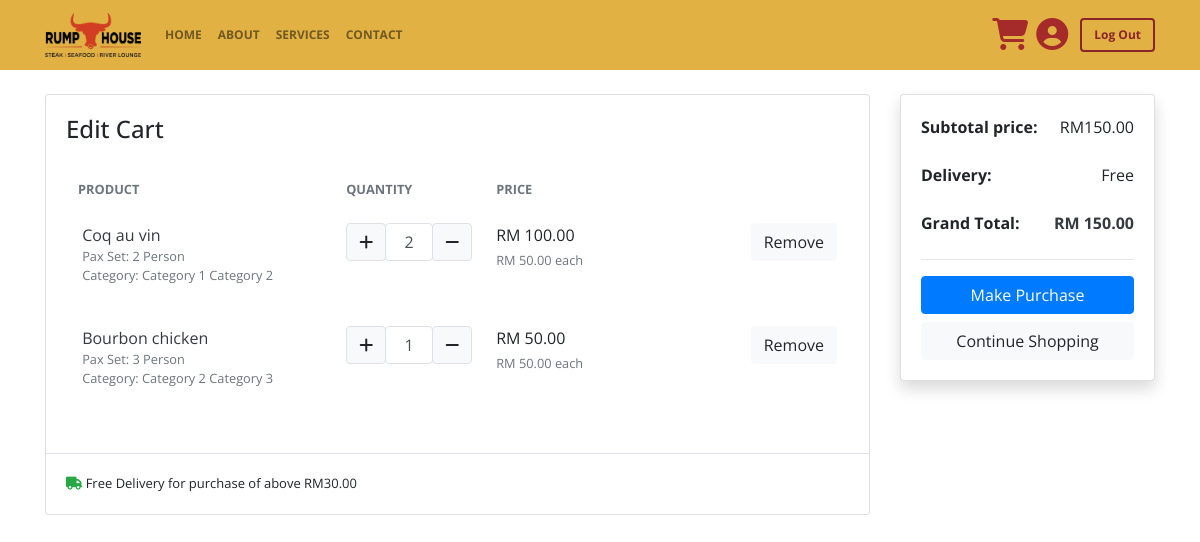
The app's page /cart/ (signed in) with its own data.
### foodstore/models.py (models this page shows, shortened)
class OrderItem(models.Model):
    product = models.ForeignKey(Product, on_delete=models.CASCADE, blank=True, null=True)
    order = models.ForeignKey(Order, on_delete=models.CASCADE, blank=True, null=True)
    quantity = models.IntegerField(default=0, null=True, blank=True)
    date_added = models.DateTimeField(default=timezone.now)
    @property
    def get_total(self):
        return self.product.price * self.quantity

class Product(models.Model):
    name = models.CharField(max_length=200)
    price = models.DecimalField(max_digits=100, decimal_places=2)
    pax = models.IntegerField()
    description = models.TextField(max_length=500)
    category = models.ManyToManyField(Category, blank=True)
    image = models.ImageField(default='product_placeholder.png', null=True, blank=True, upload_to='product_images')
    objects = ProductManager()
    @property
    def imageURL(self):
        from django.conf import settings
        from .utils import create_presigned_url
        try:
            url = self.image.url
            tmpkey = url.split('/')[3:]
            tmpkey[-1] = tmpkey[-1].split('?')[0]
            tmpkey = '/'.join(tmpkey)
            url = create_presigned_url(settings.AWS_STORAGE_BUCKET_NAME + '-resized', tmpkey, )
        except:
            url = ''
        return url

class Category(models.Model):
    group = models.CharField(max_length=100, null=True)
    class Meta:
        ordering = ['group']
        verbose_name = 'Category'
        verbose_name_plural = 'Categories'
    def __str__(self):
        return self.group

### foodstore/views.py (the view)
# urls.py: path('cart/', views.CartView.as_view(), name='store-cart'),
class CartView(LoginRequiredMixin, ListView):
    template_name = 'foodstore/cart.html'
    model = Order
    def get_context_data(self, **kwargs):
        context = super(CartView, self).get_context_data(**kwargs)
        customer, order = get_customer_and_order(self.request)
        order.clear_voucher()
        order.save()
        context['title'] = 'Cart'
        context['cartData'] = cartData(order)
        return context

### foodstore/models.py (called while the page is built)
    @property
    def get_cart_total(self):
        orderitems = self.orderitem_set.all()
        return f'{sum([item.get_total for item in orderitems]):.2f}'

    @property
    def get_discount_amount(self):
        if self.discount_code:
            if self.discount_code.discount_unit == 'Amount Off':
                discount = self.discount_code.discount
            elif self.discount_code.discount_unit == 'Percent Off':
                discount = self.discount_code.discount/100 * float(self.get_cart_total)
            return f'{discount:.2f}'
        return f'{0:.2f}'

    @property
    def get_delivery_fees(self):
        if float(self.get_cart_total):
            if (float(self.get_cart_total)-float(self.get_discount_amount)) < 30:
                return f'{8:.2f}'
        return f'{0:.2f}'

    @property
    def get_cart_grand_total(self):
        return f'{float(self.get_cart_total) + float(self.get_delivery_fees) - float(self.get_discount_amount):.2f}'

    def clear_voucher(self):
        self.discount_code = None

### foodstore/utils.py (called while the page is built)
def get_order_context(order):
    orderAmount = order.get_cart_total
    delivery = order.get_delivery_fees
    delivery = delivery if float(delivery) > 0 else 'Free'
    discount = order.get_discount_amount
    grandTotal = order.get_cart_grand_total
    return orderAmount, delivery, discount, grandTotal

def cartData(order):
    orderitems = order.orderitem_set.all()
    orderAmount, delivery, discount, grandTotal = get_order_context(order)
    return {'items': orderitems, 'orderAmount': orderAmount, 'delivery': delivery, 'discount': discount, 'grandTotal': grandTotal}

def get_customer_and_order(request):
    customer, created = Customer.objects.get_or_create(user=request.user, email=request.user.email, firstName=request.user.first_name, lastName=request.user.last_name)
    order, created = Order.objects.get_or_create(customer=customer, complete=False)
    return customer, order

### foodstore/templates/foodstore/cart.html (shortened to what this page needs)
{% extends 'foodstore/base.html' %}
{% load static %}
{% block content %}
<div class="container mt-4">
    <div class="row">
        <aside class="col-lg-9">
            <div class="card mb-4">
                <div class="card-body">
                    {% if cartData.items %}
                        <h4 class="card-title mb-4">Edit Cart</h4>
                        <div class="table-responsive">
                            <table class="table table-borderless table-shopping-cart">
                                <thead class="text-muted">
                                    <tr class="small text-uppercase">
                                        <th scope="col">Product</th>
                                        <th scope="col" width="120">Quantity</th>
                                        <th scope="col" width="120">Price</th>
                                        <th scope="col" class="text-right d-none d-md-block" width="200"> </th>
                                    </tr>
                                </thead>
                                <tbody>
                                    {% for item in cartData.items %}
                                        <tr id="cartProduct{{ item.product.id }}">
                                            <td>
                                                <figure class="">
                                                    <figcaption class="d-inline-block">
                                                        <a href="#" class="title text-dark">{{ item.product.name }}</a>
                                                        <p class="text-muted small mb-0">
                                                            Pax Set: {{ item.product.pax }} Person
                                                            <br>
                                                            Category:
                                                            {% for group in item.product.category.all %}
                                                                {{ group }}
                                                            {% endfor %}
                                                        </p>
                                                    </figcaption>
                                                </figure>
                                            </td>
                                            <td>
                                                <div class="d-flex">
                                                    <div class="input-group-prepend">
                                                    <button class="btn btn-light border border-3 updateCart" data-action="increaseQuantity" data-product="{{ item.product.id }}" type="button"> <i class="fa fa-plus"></i> </button>
                                                    </div>
                                                    <input id="item_{{ item.product.id }}_quantity" type="number" class="form-control border border-3 text-center" value="{{ item.quantity }}" style="width:3rem;">
                                                    <div class="input-group-append">
                                                    <button class="btn btn-light border border-3 updateCart" data-action="reduceQuantity" data-product="{{ item.product.id }}" type="button"> <i class="fa fa-minus"></i> </button>
                                                    </div>
                                                </div>
                                            </td>
                                            <td>
                                                <div>
                                                    <p style="margin-bottom:0;padding-bottom:0;">RM <span id="item_{{ item.product.id }}_price">{{ item.get_total }}</span></p>
                                                    <small class="text-muted"> RM {{ item.product.price }} each </small>
                                                </div>
                                            </td>
                                            <td class="text-right d-none d-md-block">
                                            <button data-action="removeItem" data-product="{{ item.product.id }}" class="btn btn-light updateCart">Remove</button>
                                            </td>
                                        </tr>
                                    {% endfor %}
                                </tbody>
                            </table>
                        </div>
                    {% endif %}
                </div>
                <div class="card-body border-top">
                    <p class="icontext mb-0 font-small"><i class="icon text-success fa fa-truck"></i> Free Delivery for purchase of above RM30.00</p>
                </div>
            </div>
        </aside>
        <aside class="col-lg-3 mb-4">
            <div class="side-sticky">
                <div class="card shadow">
                    <div class="card-body">
                        <dl class="d-flex justify-content-between">
                            <dt>Subtotal price:</dt>
                            <dd>RM<span class="orderAmount">{{ cartData.orderAmount }}</span></dd>
                        </dl>
                        <dl class="d-flex justify-content-between">
                            <dt>Delivery:</dt>
                            <dd class="delivery">{{ cartData.delivery }}</dd>
                        </dl>
                        <dl class="d-flex justify-content-between">
                            <dt>Grand Total:</dt>
                            <dd class="text-dark b"><strong>RM <span class="grandTotal">{{ cartData.grandTotal }}</span></strong></dd>
                        </dl>
                        <hr>
                        {% if cartData.items %}
                            <a href="{% url 'store-checkout' %}" class="btn btn-primary btn-block"> Make Purchase </a>
                        {% else %}
                            <a href="{% url 'store-checkout' %}" class="btn btn-primary btn-block disabled" tabindex="-1"> Make Purchase </a>
                        {% endif %}
                        <a href="{% url 'store-home' %}" class="btn btn-light btn-block">Continue Shopping</a>
                    </div>
                </div>
            </div>
        </aside>
    </div>
</div>
{% endblock %}

### foodstore/templates/foodstore/base.html (shortened to what this page needs)
{% load static %}
<!DOCTYPE html>
<html lang="en">
<head>
    <link rel="stylesheet" href="https://cdn.jsdelivr.net/npm/bootstrap@4.5.3/dist/css/bootstrap.min.css">
    <link rel="stylesheet" href="{% static '/foodstore/main.css' %}">
</head>
<body>
    <nav class="navbar navbar-expand-lg navbar-light sticky-top bg-mustard-yellow">
        <div class="container d-flex">
            <a class="navbar-brand" href="{% url 'store-home' %}">
                <img class="logo" src="{% static '/images/colored logo.png' %}" alt="" loading="lazy">
            </a>
            <div class="collapse navbar-collapse" id="navbarResponsive">
                <ul class="navbar-nav mr-auto">
                    <li class="nav-item nav-item-font font-color-brown my-auto">
                        <a class="nav-link" href="{% url 'store-home' %}">HOME</a>
                    </li>
                    <li class="nav-item nav-item-font font-color-brown my-auto">
                        <a class="nav-link" href="#">ABOUT</a>
                    </li>
                    <li class="nav-item nav-item-font font-color-brown my-auto">
                        <a class="nav-link" href="#">SERVICES</a>
                    </li>
                    <li class="nav-item nav-item-font font-color-brown my-auto">
                        <a class="nav-link" href="#">CONTACT</a>
                    </li>
                </ul>
            </div>
            <div class="ml-auto d-flex align-items-center">
                <a type="button" class="mr-2" href="{% url 'store-cart' %}">
                    <i class="fas fa-shopping-cart fa-2x fa-hover" style="color: brown;"></i>
                </a>
                {% if user.is_authenticated %}
                    <a class="mr-2" href="{% url 'store-profile' 'Orders' %}"><i class="p-0 fas fa-user-circle fa-2x fa-hover" style="color: brown;"></i></a>
                {% endif %}
            </div>
            <ul class="desktop-right-nav navbar-nav d-block">
                {% if user.is_authenticated %}
                    <li class="nav-item ml-1 d-inline-block">
                        <a class="btn btn-default btn-hover bg-mustard-yellow font-color-brown outline-brown nav-item-font" href="{% url 'store-logout' %}">Log Out</a>
                    </li>
                {% endif %}
            </ul>
        </div>
    </nav>
    {% block content %}{% endblock %}
    </body>
</html>

### foodstore/static/foodstore/main.css (style rules this page uses)
body { font-family: 'Open Sans', sans-serif; }
.bg-mustard-yellow { background-color: rgb(226, 177, 68); }
.navbar-brand { width: 6rem; }
.logo { position: relative; width: 100%; }
.nav-item-font { font-size: 0.75rem; font-weight: bolder; }
.font-color-brown { color: rgb(138, 37, 41); }
.outline-brown { border: 2px solid; border-radius: .25rem; border-color: rgb(138, 37, 41); }
.fa-hover { transition: color 0.3s ease-out; }
.font-small { font-size: small; }
input[type="number"] { -moz-appearance: textfield; }
.side-sticky { position: sticky!important; top: 90px; }

### records on screen
OrderItem: product.name "Coq au vin", product.pax "2", product.id "2", get_total "100.00", product.price "50.00"
Category: group "Category 1"
Category: group "Category 2"
OrderItem: product.name "Bourbon chicken", product.pax "3", quantity "1", get_total "50.00", product.price "50.00"
Category: group "Category 3"

### other values on screen
{{ cartData.orderAmount }} "150.00"
{{ cartData.delivery }} "Free"
{{ cartData.grandTotal }} "150.00"
